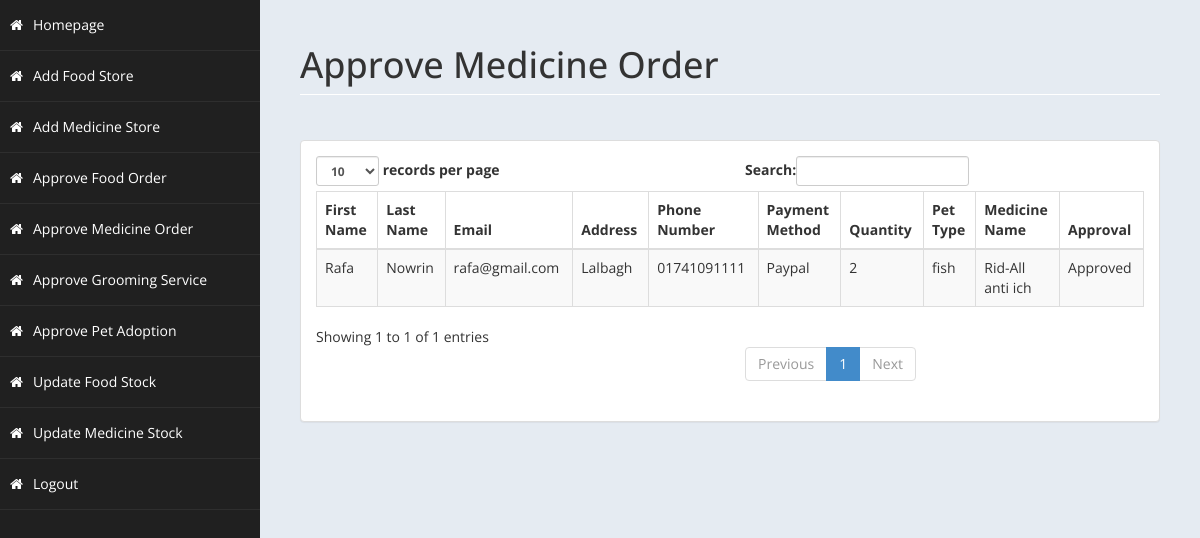
/adminmedicine.php, run on the app's committed database.
### tables this page shows
CREATE TABLE `medorderdetails` (
  `fname` varchar(100) NOT NULL,
  `lname` varchar(100) NOT NULL,
  `email` varchar(100) NOT NULL,
  `address` varchar(100) NOT NULL,
  `pnum` varchar(100) NOT NULL,
  `pmethod` varchar(100) NOT NULL,
  `pid` varchar(100) NOT NULL,
  `quantity` varchar(100) NOT NULL,
  `pet` varchar(100) NOT NULL,
  `approval` varchar(100) NOT NULL,
  `mid` int(11) NOT NULL
);

CREATE TABLE `ordermed` (
  `id` int(11) NOT NULL,
  `name` varchar(100) NOT NULL,
  `price` varchar(100) NOT NULL,
  `pet` varchar(100) NOT NULL,
  `stock` varchar(100) NOT NULL
);

### adminmedicine.php (the view, shortened to what this page needs)
<!DOCTYPE html>
<html xmlns="http://www.w3.org/1999/xhtml">
<head>
    <link href="food/assets/css/bootstrap.css" rel="stylesheet" />
    <link href="food/assets/css/font-awesome.css" rel="stylesheet" />
    <link href="food/assets/css/custom-styles.css" rel="stylesheet" />
</head>
<body>
    <div id="wrapper">
        <nav class="navbar-default navbar-side" role="navigation">
            <div class="sidebar-collapse">
            <ul class="nav" id="main-menu">
                    <li>
                        <a  href="adminhome.php"><i class="fa fa-home"></i>Homepage</a>
                    </li>
                    <li>
                        <a  href="addfood.php"><i class="fa fa-home"></i>Add Food Store</a>
                    </li>
                    <li>
                        <a  href="addmed.php"><i class="fa fa-home"></i>Add Medicine Store</a>
                    </li>
                    <li>
                        <a  href="adminfood.php"><i class="fa fa-home"></i>Approve Food Order</a>
                    </li>
					<li>
                        <a  href="adminmedicine.php"><i class="fa fa-home"></i>Approve Medicine Order</a>
                    </li>
                    <li>
                        <a  href="admingroom.php"><i class="fa fa-home"></i>Approve Grooming Service</a>
                    </li>
                    <li>
                        <a  href="adminadopt.php"><i class="fa fa-home"></i>Approve Pet Adoption</a>
                    </li>
                    <li>
                        <a  href="adminfstock.php"><i class="fa fa-home"></i>Update Food Stock</a>
                    </li>
                    <li>
                        <a  href="adminmstock.php"><i class="fa fa-home"></i>Update Medicine Stock</a>
                    </li>
                    <li>
                        <a  href="logout.php"><i class="fa fa-home"></i>Logout</a>
                    </li>
					</ul>
            </div>
        </nav>
        <div id="page-wrapper" >
            <div id="page-inner">
			 <div class="row">
                    <div class="col-md-12">
                        <h1 class="page-header">
                           Approve Medicine Order<small> </small>
                        </h1>
                    </div>
                </div>
            <div class="row">
                <div class="col-md-12">
                    <div class="panel panel-default">
                        <div class="panel-body">
                            <div class="table-responsive">
                                <table class="table table-striped table-bordered table-hover" id="dataTables-example">
                                    <thead>
                                    <tr>
                                            <th>First Name</th>
                                            <th>Last Name</th>
                                            <th>Email</th>
                                            <th>Address</th>
                                            <th>Phone Number</th>
                                            <th>Payment Method</th>
                                            <th>Quantity</th>
                                            <th>Pet Type</th>
                                            <th>Medicine Name</th>
                                            <th>Approval</th>
                                        </tr>
                                    </thead>
                                    <tbody>
                                    <?php
										include ('db.php');
										$sql="select * from medorderdetails,ordermed where medorderdetails.pid=ordermed.id";
										$re = mysqli_query($con,$sql);
										while($row = mysqli_fetch_array($re))
										{
                                            $approval=$row['approval'];
                                            if($approval =="Yes")
                                            {
                                                echo"<tr class='gradeC'>
                                                <td>".$row['fname']."</td>
                                                <td>".$row['lname']."</td>
                                                <td>".$row['email']."</td>
                                                <td>".$row['address']."</td>
                                                <td>".$row['pnum']."</td>
                                                <td>".$row['pmethod']."</td>
                                                <td>".$row['quantity']."</td>
                                                <td>".$row['pet']."</td>
                                                <td>".$row['name']."</td>
                                                <td>Approved</td>
                                                </tr>";
                                            }
                                        }
									?>
                                    </tbody>
                                </table>
                            </div>
                        </div>
                    </div>
                </div>
            </div>
        </div>
    </div>
</body>
</html>

### food/assets/css/custom-styles.css (style rules this page uses)
body { font-family: 'Open Sans', sans-serif; }
#wrapper { width: 100%; background:#202020; }
#page-wrapper { padding: 15px 15px; min-height: 600px; background:#E5EBF2; }
#page-inner { width:100%; margin:10px 20px 10px 0px; background-color:transparent; padding:10px; min-height:1200px; }
h1, .h1, h2, .h2, h3, .h3 { margin-top: 7px; margin-bottom: -5px; }
.page-header { padding-bottom: 9px; margin: 10px 0 45px; border-bottom: 1px solid #ffffff; }
.sidebar-collapse , .sidebar-collapse .nav { background:none; }
.sidebar-collapse .nav { padding:0; }
.sidebar-collapse .nav > li > a { color:#fff; background:transparent; text-shadow:none; }
.sidebar-collapse > .nav > li > a { padding:15px 10px; }
.sidebar-collapse > .nav > li { border-bottom: 1px solid rgba(107, 108, 109, 0.19); }
.navbar-side { border:none; background-color: transparent; }
.navbar-default { border:0px solid black; }
.nav > li > a > i { margin-right:10px; }
@media (min-width:768px) { #page-wrapper { margin: 0 0 0 260px; padding: 15px 30px; min-height: 1200px; } }
@media (min-width:768px) { .navbar-side { z-index: 1; position: absolute; width: 260px; } }

### data on the page
medorderdetails: fname "Rafa", lname "Nowrin", email "rafa@gmail.com", address "Lalbagh", pnum "01741091111", pmethod "Paypal", quantity "2", ordermed.pet "fish", ordermed.name "Rid-All anti ich"
